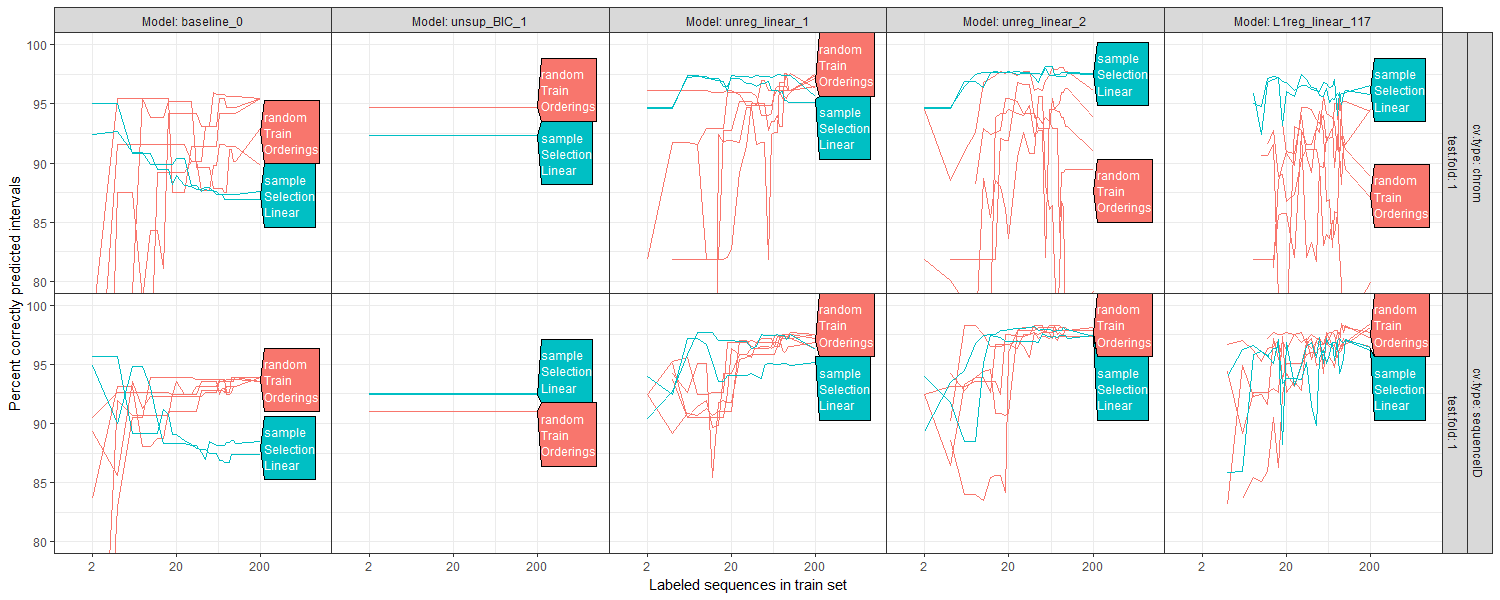

The script that saved this image:
source("packages.R")

(baseline.csv.vec <- Sys.glob(
  "data/systematic/cv/*/testFolds/*/*/*/baseline.csv"))

result.list <- list()
for(csv.i in seq_along(baseline.csv.vec)){
  baseline.csv <- baseline.csv.vec[[csv.i]]
  seed.dir <- dirname(baseline.csv)
  seed <- as.integer(basename(seed.dir))
  selection.dir <- dirname(seed.dir)
  selection.type <- basename(selection.dir)
  selection.disp <- gsub("([A-Z])", "\n\\1", selection.type)
  split.dir <- dirname(selection.dir)
  test.fold <- as.integer(basename(split.dir))
  cv.type.dir <- dirname(dirname(split.dir))
  dt <- fread(baseline.csv)
  result.list[[csv.i]] <- data.table(
    seed, test.fold,
    selection.type, selection.disp,
    cv.type=basename(cv.type.dir),
    unique(dt))
}
result <- do.call(rbind, result.list)[!is.na(accuracy.percent)]
result[, Model := factor(model, unique(model))]

counts.dt <- dcast(
  result,
  test.fold + cv.type + train.size + Model ~ selection.type,
  length,
  value.var="accuracy.percent")
counts.both <- counts.dt[0 < sampleSelectionLinear & 0 < randomTrainOrderings]
res.both <- result[counts.both, on=list(test.fold, cv.type, train.size, Model)]

dl.method <- list(cex=0.7, "last.polygons")
gg <- ggplot()+
  theme_bw()+
  theme(panel.margin=grid::unit(0, "lines"))+
  facet_grid(cv.type + test.fold ~ Model, labeller=label_both)+
  geom_line(aes(
    train.size, accuracy.percent, color=selection.disp, group=paste(selection.disp,seed)),
    data=res.both)+
  ylab("Percent correctly predicted intervals")+
  scale_x_log10(
    "Labeled sequences in train set",
    breaks=c(
      range(res.both$train.size),
      20))+
  coord_cartesian(xlim=c(1, 1000), ylim=c(80, 100))
(dl <- directlabels::direct.label(gg, dl.method))
png("figure-random-linear-selection.png", 15, 6, units="in", res=100)
print(dl)
dev.off()
